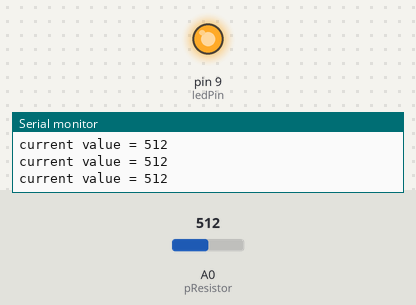
This sketch was run on a simulated Arduino Uno, built with avr-gcc and run on an emulated ATmega328P. On the bench: output pins drawn as LEDs (lit = HIGH), the last lines printed to the serial monitor. The inputs (shaded band) are chosen by the test bench; at power-on: A0 (pResistor) = 512.

Above: at 1.2 s.
1.3 s: A0 (pResistor) set to 938
2.8 s: A0 (pResistor) set to 961
At 4.1 s:
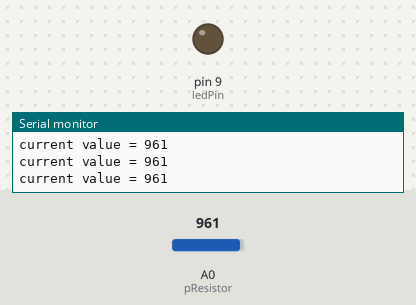
4.5 s: A0 (pResistor) set to 940
At 5.4 s:
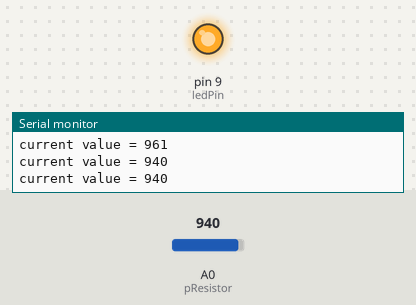
6.0 s: A0 (pResistor) set to 960
At 6.6 s:
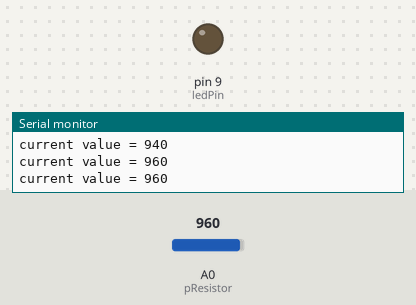
Timing chart, 0 to 8.5 s (numbered marks = the images above; inputs shaded):
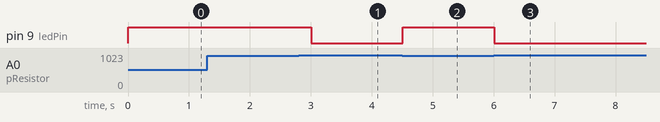

The sketch:

light_resistor_sample.ino
```cpp
/* Use a photoresistor (or photocell) to turn on an LED in the dark
   More info and circuit schematic: http://www.ardumotive.com/how-to-use-a-photoresistor-en.html
   Dev: Michalis Vasilakis // Date: 8/6/2015 // www.ardumotive.com */


//Constants
const int pResistor = A0; // Photoresistor at Arduino analog pin A0
const int ledPin=9;       // Led pin at Arduino pin 9

//Variables
int value;          // Store value from photoresistor (0-1023)

void setup(){
 Serial.begin(9600);   // open serial over USB
 pinMode(ledPin, OUTPUT);  // Set lepPin - 9 pin as an output
 pinMode(pResistor, INPUT);// Set pResistor - A0 pin as an input (optional)
}

void loop(){
  value = analogRead(pResistor);
  Serial.print("current value = ");
  //get soil moisture value from the function below and print it
  Serial.println(analogRead(pResistor));
  //You can change value "25"
  if (value > 950){
    digitalWrite(ledPin, LOW);  //Turn led off
  }
  else{
    digitalWrite(ledPin, HIGH); //Turn led on
  }

  delay(500); //Small delay
}
```

Measured:
- the behaviour switches between 950 and 951 on A0 (pResistor) (found by bisection; images 0 and 1)
- after the input at 2.8 s, pin 9 (ledPin): HIGH → LOW after 0.20 s
- after the input at 4.5 s, pin 9 (ledPin): LOW → HIGH at once
- after the input at 6.0 s, pin 9 (ledPin): HIGH → LOW at once
